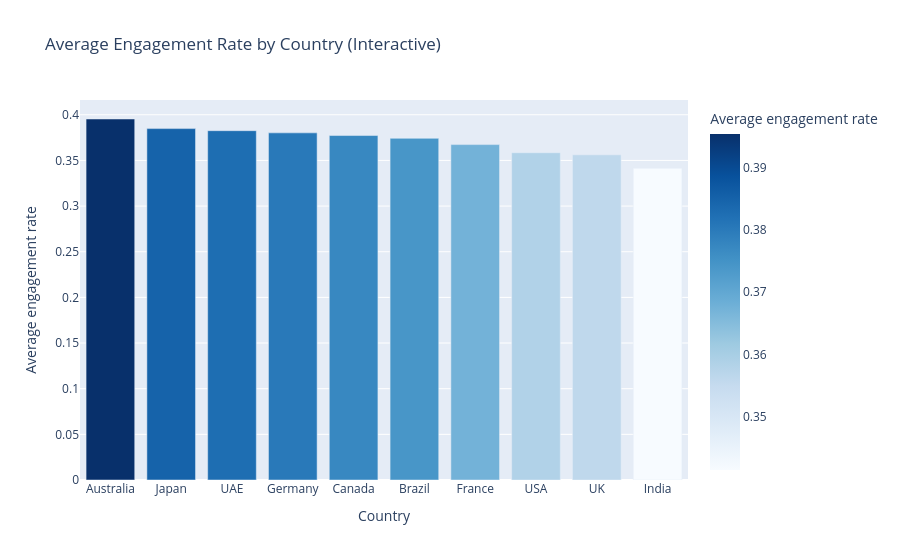

Notebook source saved alongside this figure:
### Code cell
country_rate = (
    df_clean.groupby("country")["engagement_rate"].mean()
    .sort_values(ascending=False)
    .reset_index()
)

fig = px.bar(
    country_rate, x="country", y="engagement_rate",
    color="engagement_rate", color_continuous_scale="Blues",
    title="Average Engagement Rate by Country (Interactive)",
    labels={"country": "Country", "engagement_rate": "Average engagement rate"},
)
fig.show()

### Figure 1 — Plotly figure (JSON) as saved in the notebook; plotly's stock layout.template omitted (floating-point values rounded to 4 significant figures)
{"data": [{"hovertemplate": "Country=%{x}<br>Average engagement rate=%{marker.color}<extra></extra>", "legendgroup": "", "marker": {"color": [0.3954, 0.3848, 0.3826, 0.3802, 0.3773, 0.3742, 0.3674, 0.3584, 0.3562, 0.3414], "coloraxis": "coloraxis", "pattern": {"shape": ""}}, "name": "", "orientation": "v", "showlegend": false, "textposition": "auto", "type": "bar", "x": ["Australia", "Japan", "UAE", "Germany", "Canada", "Brazil", "France", "USA", "UK", "India"], "xaxis": "x", "y": [0.3954, 0.3848, 0.3826, 0.3802, 0.3773, 0.3742, 0.3674, 0.3584, 0.3562, 0.3414], "yaxis": "y"}], "layout": {"barmode": "relative", "coloraxis": {"autocolorscale": false, "colorbar": {"title": {"text": "Average engagement rate"}}, "colorscale": [[0, "rgb(247,251,255)"], [0.125, "rgb(222,235,247)"], [0.25, "rgb(198,219,239)"], [0.375, "rgb(158,202,225)"], [0.5, "rgb(107,174,214)"], [0.625, "rgb(66,146,198)"], [0.75, "rgb(33,113,181)"], [0.875, "rgb(8,81,156)"], [1, "rgb(8,48,107)"]]}, "legend": {"tracegroupgap": 0}, "title": {"text": "Average Engagement Rate by Country (Interactive)"}, "xaxis": {"anchor": "y", "domain": [0, 1], "title": {"text": "Country"}}, "yaxis": {"anchor": "x", "domain": [0, 1], "title": {"text": "Average engagement rate"}}}}
